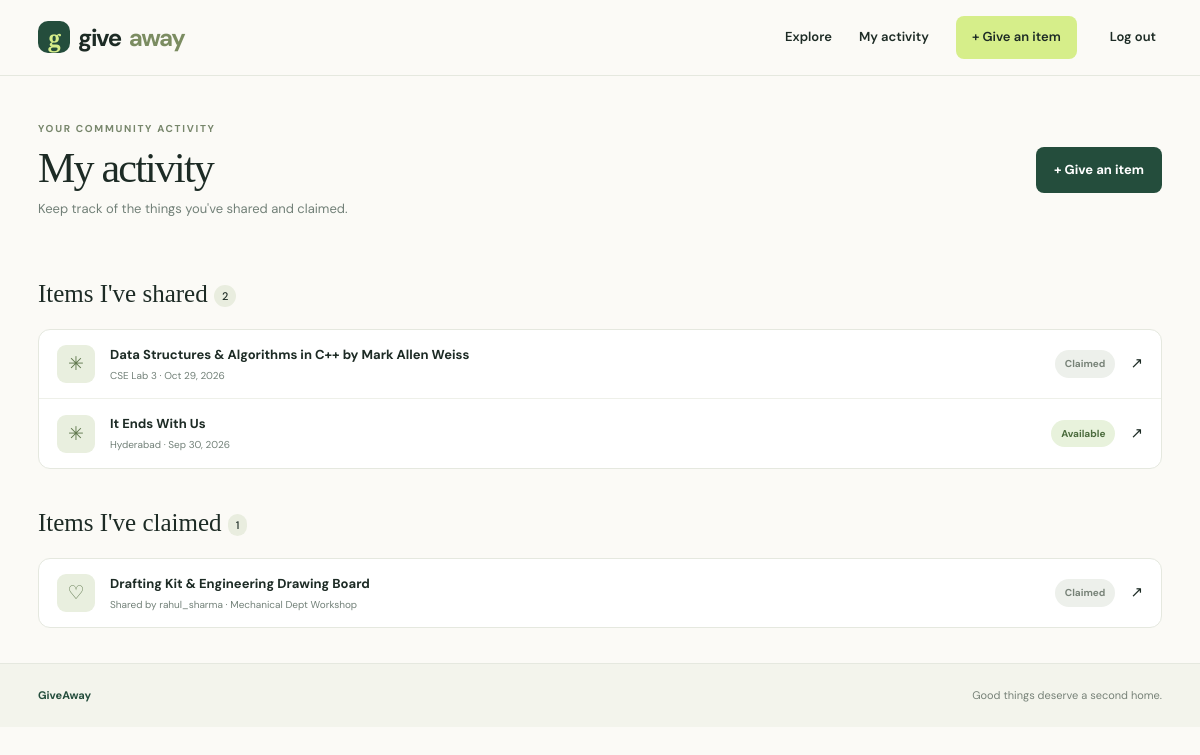
/giveaway/mine/ (signed in), run on the app's committed database.
### giveaways/models.py (models this page shows, shortened)
class GiveawayItem(models.Model):
    CATEGORIES = [
        ("Books", "Books"),
        ("Electronics", "Electronics"),
        ("Clothing", "Clothing"),
        ("Home", "Home & Kitchen"),
        ("Stationery", "Stationery"),
        ("Other", "Other"),
    ]
    STATUS_CHOICES = [
        ("available", "Available"),
        ("claimed", "Claimed"),
    ]
    title = models.CharField(max_length=100)
    description = models.TextField(max_length=800)
    category = models.CharField(max_length=20, choices=CATEGORIES, default="Other")
    location = models.CharField(max_length=120)
    contact_info = models.CharField(max_length=120, help_text="Email or preferred contact method")
    collection_deadline = models.DateField(null=True, blank=True)
    status = models.CharField(max_length=12, choices=STATUS_CHOICES, default="available")
    created_by = models.ForeignKey(settings.AUTH_USER_MODEL, on_delete=models.CASCADE, related_name="giveaway_items")
    claimed_by = models.ForeignKey(settings.AUTH_USER_MODEL, on_delete=models.SET_NULL, null=True, blank=True, related_name="claimed_items")
    created_at = models.DateTimeField(default=timezone.now)
    class Meta:
        ordering = ["-created_at"]

### giveaways/views.py (the view)
# urls.py: path("mine/", views.my_items, name="my_items"),
@login_required
def my_items(request):
    posted = GiveawayItem.objects.filter(created_by=request.user)
    claimed = GiveawayItem.objects.filter(claimed_by=request.user)
    return render(request, "giveaways/my_items.html", {"posted": posted, "claimed": claimed})

### giveaways/templates/giveaways/my_items.html (shortened to what this page needs)
{% extends "giveaways/base.html" %}
{% block content %}
<div class="my-header"><div><div class="eyebrow">YOUR COMMUNITY ACTIVITY</div><h1>My activity</h1><p>Keep track of the things you've shared and claimed.</p></div><a class="button button-dark" href="{% url 'create_item' %}">+ Give an item</a></div>
<section class="my-section"><h2>Items I've shared <span>{{ posted|length }}</span></h2><div class="simple-list">
{% for item in posted %}<a href="{% url 'item_detail' item.pk %}" class="simple-row"><span class="simple-icon">✳</span><span class="simple-main"><strong>{{ item.title }}</strong><small>{{ item.location }} · {{ item.created_at|date:"M j, Y" }}</small></span><span class="status status-{{ item.status }}">{{ item.get_status_display }}</span><span>↗</span></a>
{% empty %}<div class="empty-inline">You haven't shared anything yet. <a href="{% url 'create_item' %}">List your first item →</a></div>{% endfor %}
</div></section>
<section class="my-section"><h2>Items I've claimed <span>{{ claimed|length }}</span></h2><div class="simple-list">
{% for item in claimed %}<a href="{% url 'item_detail' item.pk %}" class="simple-row"><span class="simple-icon">♡</span><span class="simple-main"><strong>{{ item.title }}</strong><small>Shared by {{ item.created_by.username }} · {{ item.location }}</small></span><span class="status status-claimed">Claimed</span><span>↗</span></a>
{% empty %}<div class="empty-inline">You haven't claimed any items yet. <a href="{% url 'home' %}">Explore listings →</a></div>{% endfor %}
</div></section>
{% endblock %}

### static/giveaways/style.css (style rules this page uses)
:root { --ink:#1d2b25;--muted:#728078;--paper:#fbfaf6;--green:#244d3c;--lime:#d6ee8a;--line:#e5e8df;--coral:#f3a58d;--cream:#f2ead9;--white:#fff }
* { box-sizing:border-box }
html { scroll-behavior:smooth }
body { margin:0;background:var(--paper);color:var(--ink);font-family:'DM Sans',sans-serif;font-size:15px;line-height:1.55 }
a { color:inherit;text-decoration:none }
.eyebrow { font-size:10px;font-weight:700;letter-spacing:1.7px;color:#77866b;display:flex;align-items:center;gap:8px }
.hero h1,.section-heading h2,.form-intro h1,.detail-copy h1,.my-header h1,.auth-form-wrap h1 { font-family:'Playfair Display',serif;font-weight:500;letter-spacing:-1.8px;line-height:1.06 }
.button { border:0;cursor:pointer;display:inline-flex;align-items:center;justify-content:center;gap:22px;padding:13px 18px;border-radius:8px;font-size:13px;font-weight:700;transition:transform .15s,background .15s }
.button-dark { background:var(--green);color:white }
.form-intro h1,.my-header h1 { font-size:42px;margin:11px 0 }
.form-intro p,.my-header p { color:var(--muted);font-size:13px }
.status { display:inline-flex;align-items:center;gap:6px;font-size:10px;font-weight:700;padding:6px 10px;border-radius:20px }
.status-available { background:#e8f2dc;color:#4c6c3e }
.status-claimed { background:#edf0eb;color:#788378 }
.my-header { display:flex;justify-content:space-between;align-items:center;padding:45px 0 35px }
.my-header h1 { margin:9px 0 }
.my-header p { margin:0 }
.my-section { margin-bottom:35px }
.my-section h2 { font-family:'Playfair Display',serif;font-size:25px;font-weight:500;margin-bottom:15px }
.my-section h2 span { font-family:'DM Sans',sans-serif;font-size:11px;background:#e9eddf;padding:4px 8px;border-radius:15px;vertical-align:middle }
.simple-list { background:white;border:1px solid var(--line);border-radius:12px;overflow:hidden }
.simple-row { display:flex;align-items:center;gap:15px;padding:15px 18px;border-bottom:1px solid #eef0e9 }
.simple-row:last-child { border:0 }
.simple-icon { width:38px;height:38px;background:#e9efdf;border-radius:9px;display:grid;place-items:center;color:#61794f;font-size:19px }
.simple-main { display:flex;flex:1;flex-direction:column;gap:3px }
.simple-main strong { font-size:13px }
.simple-main small { font-size:10px;color:var(--muted) }

### data on the page
GiveawayItem: title "Data Structures & Algorithms in C++ by Mark Allen Weiss", location "CSE Lab 3", created_at "Oct 29, 2026", status "Claimed"
GiveawayItem: title "It Ends With Us", location "Hyderabad", created_at "Sep 30, 2026", status "Available"
GiveawayItem: title "Drafting Kit & Engineering Drawing Board", created_by.username "rahul_sharma", location "Mechanical Dept Workshop"

### other printed values
{{ posted|length }} "2"
{{ claimed|length }} "1"
